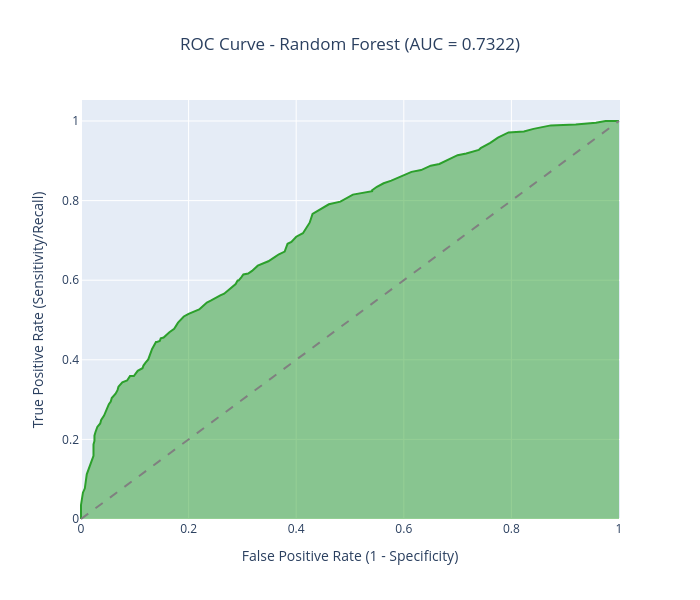

Here is the notebook cell this chart was saved with:
### Markdown cell above
B. ROC Curve

### Code cell
fpr_rf, tpr_rf, thresholds_rf = roc_curve(y_test, y_prob_rf)
roc_auc_rf = auc(fpr_rf, tpr_rf)

fig_rf_roc = px.area(
    x=fpr_rf, y=tpr_rf,
    title=f'ROC Curve - Random Forest (AUC = {roc_auc_rf:.4f})',
    labels=dict(x='False Positive Rate (1 - Specificity)', y='True Positive Rate (Sensitivity/Recall)'),
    width=700, height=600,
    color_discrete_sequence=['#2ca02c'] # Green color to match the forest theme!
)
fig_rf_roc.add_shape(type='line', line=dict(dash='dash', color='gray'), x0=0, x1=1, y0=0, y1=1)
fig_rf_roc.update_layout(title_x=0.5)
fig_rf_roc.show()

### Figure 1 — Plotly figure (JSON) as saved in the notebook; plotly's stock layout.template omitted (floating-point values rounded to 4 significant figures)
{"data": [{"fillpattern": {"shape": ""}, "hovertemplate": "False Positive Rate (1 - Specificity)=%{x}<br>True Positive Rate (Sensitivity/Recall)=%{y}<extra></extra>", "legendgroup": "", "line": {"color": "#2ca02c"}, "marker": {"symbol": "circle"}, "mode": "lines", "name": "", "orientation": "v", "showlegend": false, "stackgroup": "1", "type": "scatter", "x": [0.0, 0.0, 0.003571, 0.007143, 0.01071, 0.01429, 0.01786, 0.02321, 0.02321, 0.02321, 0.025, 0.025, 0.02679, 0.03036, 0.03571, 0.0375, 0.04286, 0.04643, 0.05179, 0.05536, 0.05714, 0.06429, 0.06786, 0.06964, 0.07679, 0.08571, 0.09107, 0.09821, 0.1054, 0.1143, 0.1161, 0.1196, 0.125, 0.1321, 0.1393, 0.1411, 0.1464, 0.1482, 0.1536, 0.1643, 0.1732, 0.1804, 0.1857, 0.1911, 0.2, 0.2143, 0.2196, 0.2232, 0.2339, 0.2411, 0.2571, 0.2589, 0.2661, 0.2732, 0.2875, 0.2911, 0.2929, 0.2982, 0.3018, 0.3107, 0.3179, 0.3286, 0.3482, 0.3607, 0.3679, 0.3786, 0.3839, 0.3911, 0.4, 0.4125, 0.4179, 0.425, 0.4304, 0.4482, 0.4607, 0.4821, 0.4911, 0.5054, 0.5411, 0.5411, 0.55, 0.5625, 0.5768, 0.5946, 0.6143, 0.6321, 0.65, 0.6661, 0.6875, 0.7, 0.7161, 0.7393, 0.7429, 0.7607, 0.775, 0.7946, 0.8232, 0.8411, 0.8732, 0.9179, 0.9196, 0.9571, 0.975, 1.0], "xaxis": "x", "y": [0.0, 0.03524, 0.06608, 0.07709, 0.1123, 0.1256, 0.1432, 0.1586, 0.1718, 0.1872, 0.196, 0.2093, 0.2181, 0.2313, 0.2401, 0.2489, 0.2599, 0.2731, 0.2885, 0.2952, 0.304, 0.315, 0.3238, 0.3326, 0.3436, 0.348, 0.359, 0.359, 0.3722, 0.3789, 0.3855, 0.3921, 0.4009, 0.4273, 0.4449, 0.4449, 0.4471, 0.4537, 0.4559, 0.4692, 0.478, 0.4934, 0.5, 0.5088, 0.5154, 0.522, 0.5264, 0.5308, 0.5441, 0.5485, 0.5617, 0.5617, 0.5661, 0.5749, 0.5903, 0.5991, 0.5991, 0.6079, 0.6145, 0.6167, 0.6233, 0.6366, 0.6476, 0.6586, 0.6652, 0.6718, 0.6916, 0.696, 0.7093, 0.7181, 0.7291, 0.7445, 0.7665, 0.7797, 0.7907, 0.7974, 0.804, 0.815, 0.8238, 0.826, 0.8348, 0.8436, 0.8502, 0.8612, 0.8722, 0.8767, 0.8877, 0.8921, 0.9053, 0.9141, 0.9185, 0.9273, 0.9317, 0.9449, 0.9581, 0.9714, 0.9736, 0.9802, 0.989, 0.9912, 0.9912, 0.9956, 1.0, 1.0], "yaxis": "y"}], "layout": {"height": 600, "legend": {"tracegroupgap": 0}, "shapes": [{"line": {"color": "gray", "dash": "dash"}, "type": "line", "x0": 0, "x1": 1, "y0": 0, "y1": 1}], "title": {"text": "ROC Curve - Random Forest (AUC = 0.7322)", "x": 0.5}, "width": 700, "xaxis": {"anchor": "y", "domain": [0, 1], "title": {"text": "False Positive Rate (1 - Specificity)"}}, "yaxis": {"anchor": "x", "domain": [0, 1], "title": {"text": "True Positive Rate (Sensitivity/Recall)"}}}}
